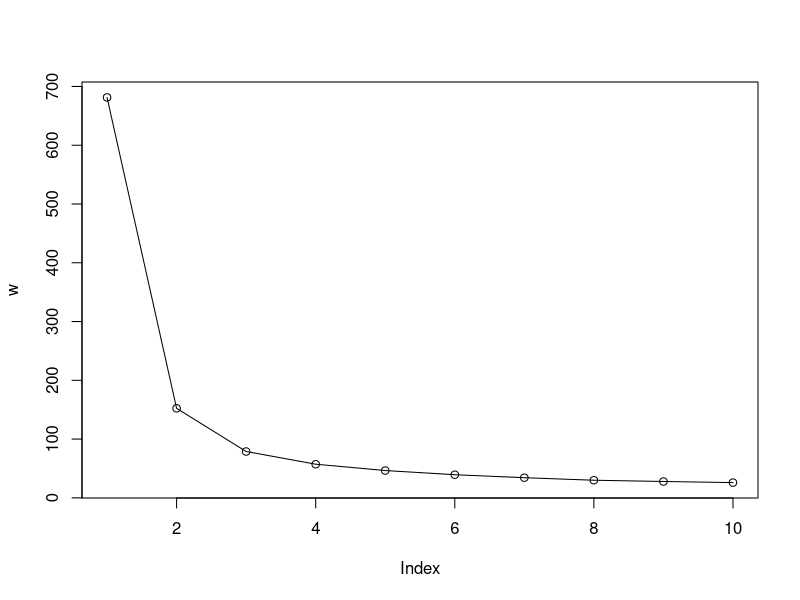
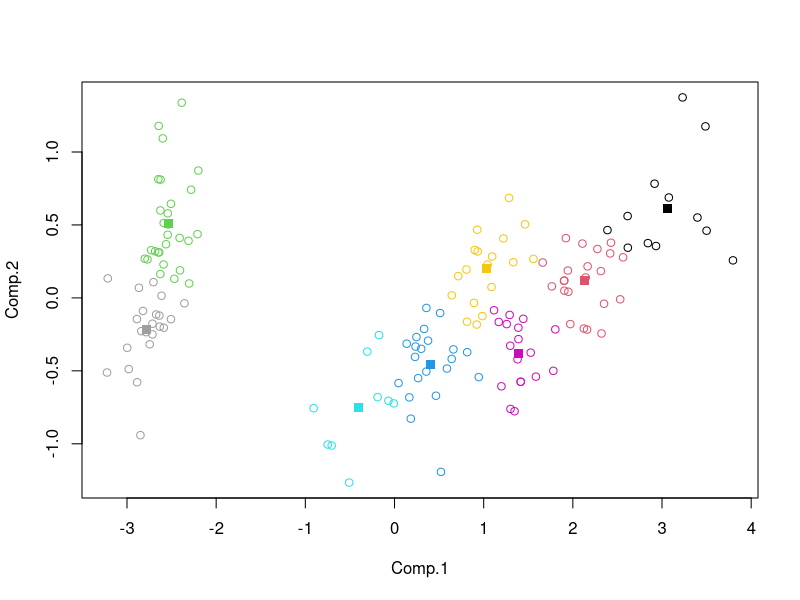

Write R code to recreate these figures, in order.
# Leveraging Similarity

## Experimenting how centroids converge

# We call the libraries
library(datasets)
library(class)

# We divide our dataset into answer and features
answer <- iris[,5]
features <- iris[,1:4]
X <- princomp(features)$scores

clustering <- kmeans(x=X, centers=3, iter.max = 999, nstart = 10,
       algorithm = "Hartigan-Wong")

print (clustering$tot.withinss)
table(answer, clustering$cluster)

w <- rep(0,10)
for (h in 1:10) {
  clustering <- kmeans(x=X, centers=h, iter.max = 999, nstart = 10,
                       algorithm = "Hartigan-Wong")
  w[h] <- clustering$tot.withinss
}

plot(w, type='o')

clustering <- kmeans(x=X, centers=8, iter.max = 999, nstart = 10,
                     algorithm = "Hartigan-Wong")

table(answer, clustering$cluster)

plot(X[,c(1,2)], col = clustering$cluster)
points(clustering$centers[,c(1,2)], col = 1:8, pch = 15, cex = 1.2)

## Experimenting a flexible algorithm

# using a fixed seed for reproducibility, we determinate an out-of-sample selection
set.seed(seed=101)
out_of_sample <- sample(x=length(answer),25)

# in a loop we try values of k ranging from 1 to 15
for (h in 1:15) {
  
  in_sample_pred <- knn.cv(train=features[-out_of_sample,], cl=answer[-out_of_sample], 
                         k = h, l = 0, prob = FALSE, use.all = TRUE)
  # After getting the cross-validated predictions, we calculate the accuracy
  accuracy <- sum(answer[-out_of_sample]==in_sample_pred) / length(answer[-out_of_sample])
  # We print the result
  print (paste("for k=",h," accuracy is:",accuracy))
}

out_sample_pred <- knn(train=features[-out_of_sample,], test=features[out_of_sample,], 
                 cl=answer[-out_of_sample], k = 11, l = 0, prob = TRUE, use.all = TRUE)

print (table(answer[out_of_sample], out_sample_pred))